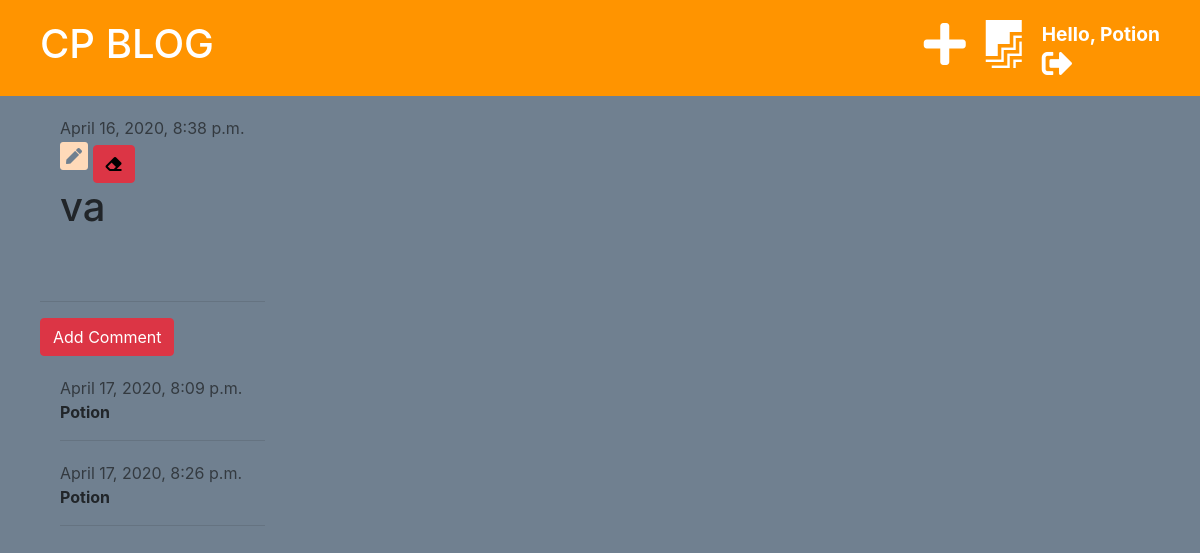
The app's page /post/17/ (signed in) with its own data.
### blog/models.py (models this page shows, shortened)
class Post(models.Model):
    author = models.ForeignKey('auth.User', on_delete=models.CASCADE)
    title = models.CharField(max_length=255)
    text = models.TextField()
    created_date = models.DateTimeField(default=timezone.now)
    published_date = models.DateTimeField(blank=True, null=True)

class Comment(models.Model):
    post = models.ForeignKey(
        'blog.Post',
        on_delete=models.CASCADE,
        related_name='comments',
        related_query_name='comment'
    )
    author = models.CharField(max_length=200)
    text = models.TextField()
    created_date = models.DateTimeField(default=timezone.now)
    approved = models.BooleanField(default=False)

### blog/views.py (the view)
# urls.py: path('post/<int:pk>/', views.detail_view, name='post_detail'),
def detail_view(request, pk):
    post = get_object_or_404(Post, pk=pk)
    stuff_for_frontend = {'post': post}
    return render(request, 'blog/post_detail.html', stuff_for_frontend)

### blog/templatetags/markdownify.py (called while the page is built)
@register.filter
def markdown(value):
    renderer = HighlightRenderer()
    markdown = mistune.Markdown(renderer=renderer)
    return markdown(value)

### blog/templates/blog/post_detail.html (shortened to what this page needs)
{% extends 'blog/base.html' %}
{% load markdownify %}
{% block content %}
    <div class="post">
        {% if post.published_date %}
        <div class="date">
            {{ post.published_date }}
        </div>
        {% else %}
        <a href="{% url 'blog:post_publish' pk=post.pk %}" class="btn btn-primary">Publish</a>
        {% endif %}
		{% if user.is_authenticated %}
            <a href="{% url 'blog:post_edit' pk=post.pk %}"><i class="fas fa-pen-square fa-2x" style="color: peachpuff"></i></a>
            <a href="{% url 'blog:post_delete' pk=post.pk %}" class="btn btn-danger"
               onclick="return confirm('Are you sure you eant to delete this post?')"><i class="fas fa-eraser"></i></a>
        {% endif %}
        <h1>{{ post.title }}</h1>
    </div>
    <hr>
    <a href="{% url 'blog:add_comment' pk=post.pk %}" class="btn btn-danger">Add Comment</a>
    {% for comment in post.comments.all %}
        {% if user.is_authenticated or comment.approved %}
            <div class="comment">
                <div class="date">
                    {{ comment.created_date }}
                </div>
                <strong>{{ comment.author }}</strong>
                <hr>
            </div>
        {% endif %}
    {% empty %}
     <p> No comments yet ...</p>
    {% endfor %}
{% endblock %}

### blog/templates/blog/base.html (shortened to what this page needs)
{% load static %}
<!DOCTYPE html>
<html lang="en">
<head>
    <link rel="stylesheet" href="https://stackpath.bootstrapcdn.com/bootstrap/4.4.1/css/bootstrap.min.css">
	<link rel="stylesheet" href="{% static 'css/blog.css' %}">
	<link rel="stylesheet" href="{% static 'css/zenburn.css' %}">
<link rel="stylesheet" href="https://use.fontawesome.com/releases/v5.13.0/css/all.css">
</head>
<body>
	<div class="page-header">
		{% if user.is_authenticated %}
			<p class="top-menu" style="font-size: 1.2em; font-weight: bold;">Hello, {{ user.username }}<small><a href="{% url 'logout' %}"><i class="fas fa-sign-out-alt fa-2x"></i></a></small></p>
			<a href="{% url 'blog:post_draft_list' %}"class="top-menu"><i class="fab fa-firstdraft fa-2x"></i></a>
			<a href="{% url 'blog:post_create' %}"class="top-menu"><i class="fa fa-plus fa-2x"></i></a>
		{% else %}
		<p class="top-menu" style="font-size: 1.2em; font-weight: bold;">LogIn <a href="{% url 'login' %}"><i class="fas fa-sign-in-alt fa-2x"></i></a></p>
		{% endif %}
		<h1><a href="{% url 'blog:post_list' %}">CP BLOG</a></h1>
	</div>
	<div class="content container">
		<div class="row">
			<div class="col-mid-8">
			    {% block content %}
				{% endblock %}
			</div>
		</div>
	</div>
</body>
</html>

### blog/static/css/blog.css (style rules this page uses)
body { background-color: slategrey; }
.page-header { background-color: #ff9400; padding: 20px; padding-left: 40px; }
.page-header a { color: white; outline: none; text-decoration: none; display: flex; }
.content { margin-left: 40px; }
.date { color: #343a40; }
.post { margin: 20px; margin-bottom: 70px; }
.post p, .post a { color: black; }
.post a { outline: none; text-decoration: none; }
.top-menu { color: white; float: right; align-items: center; justify-content: center; margin-right: 20px; font-size: 1.5em; font-weight: bold; }
.comment { margin: 20px 0px 20px 20px; }

### records on screen
Post: published_date "April 16, 2020, 8:38 p.m.", title "va"
Comment: created_date "April 17, 2020, 8:09 p.m.", author "Potion"
Comment: created_date "April 17, 2020, 8:26 p.m.", author "Potion"

### other values on screen
{{ user.username }} "Potion"
